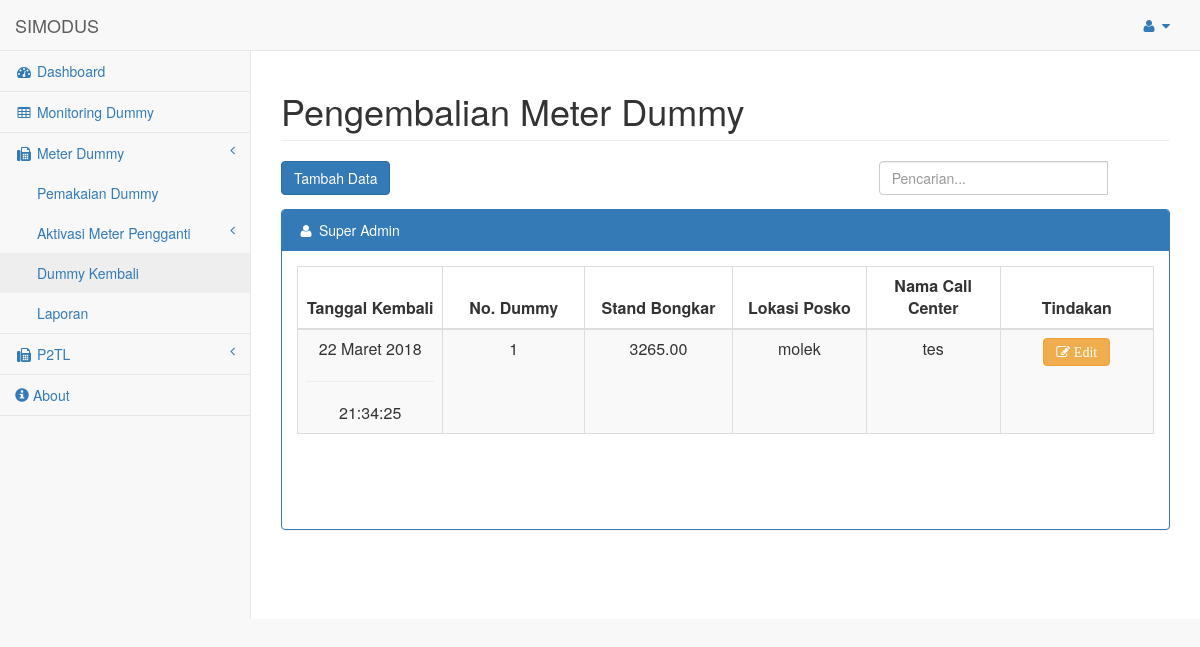
/pages/admin.php?page=mdk (signed in), run on the app's committed database.
### tables this page shows
CREATE TABLE `tbl_metdum_kbl` (
  `id_meter` int(11) NOT NULL,
  `no_dummy` varchar(50) NOT NULL DEFAULT '',
  `lokasi_posko` varchar(50) NOT NULL DEFAULT '',
  `nama_cc` varchar(50) NOT NULL DEFAULT '',
  `stand` float(10,2) NOT NULL DEFAULT '0.00',
  `tgl_kembali` timestamp NOT NULL DEFAULT CURRENT_TIMESTAMP ON UPDATE CURRENT_TIMESTAMP,
  `nama` varchar(50) NOT NULL DEFAULT '0',
  `id_user` tinyint(2) NOT NULL DEFAULT '0',
  `unit` varchar(25) DEFAULT NULL
);

### pages/meter_dummy_kembali.php (the view, shortened to what this page needs)
<?php
if (empty($_SESSION['admin'])) {
    echo '<script language="javascript">
        window.alert("Anda harus login terlebih dahulu!");
        window.location.href="../index.php"
    </script>';
    die();
} else {
    if (isset($_REQUEST['act'])) {
        $act = $_REQUEST['act'];
        switch ($act) {
            case 'add':
                include "tambah_meter_kembali.php";
                break;
            case 'edit':
                include "edit_meter_kembali.php";
                break;
            case 'del':
                include "hapus_meter_kembali.php";
                break;
        }
    } else {
        $query = mysqli_query($config, "SELECT metdum_kbl FROM tbl_sett");
        list($metdum_kembali) = mysqli_fetch_array($query);
        $limit = $metdum_kembali;
        $pg = @$_GET['pg'];
        if (empty($pg)) {
            $curr = 0;
            $pg = 1;
        } else {
            $curr = ($pg - 1) * $limit;
        }
        ?>
        <div id = "page-wrapper">
            <div class = "row">
                <div  class = "col-lg-12">
                    <h1 class = "page-header">Pengembalian Meter Dummy</h1>
                </div>
            </div>
            <div class="row">
                <div class="col-lg-12">
                    <div class="row">
                        <div class="col-md-13 col-md-8">
                            <?php
                            if ($_SESSION['admin'] == 1 || $_SESSION['admin'] == 5) {
                                echo '
                                      <a href="?page=mdk&act=add" class="btn btn-primary">Tambah Data</a>
                                 ';
                            }
                            ?>
                        </div>
                        <form method="post" action="?page=mdk">
                            <div class="col-xs-4 col-xs-offset-7 col-md-3 col-md-offset-4 input-group custom-search">
                                <input id="cari" name="cari" type="text" class="form-control" placeholder="Pencarian...">
                            </div>
                        </form>
                    </div>
                </div>
            </div>
            <?php
            if (isset($_REQUEST['submit'])) {
                $cari = mysqli_real_escape_string($config, $_REQUEST['cari']);
                echo '
                    <div class="alert alert-info alert-dismissable">
                        <button type="button" class="close" data-dismiss="alert" aria-hidden="true" href="?page=mdk"><a href="?page=mdk" class="alert-link">&times;</a></button>
                        <p>Hasil pencarian untuk kata kunci <strong>" ' . stripslashes($cari) . ' "</strong>
                    </div>
                    <div class="panel panel-primary">
                        <div class="panel-heading"><i class="fa fa-user fa-fw"></i>
                            ' . $_SESSION['nama'] . '
                        </div>
                        <div class="panel-body">
                            <div class="table-responsive">
                                <table width="100%" class="table table-striped table-bordered table-hover" id="dataTables-1">
                                <thead>
                                <tr>
                                    <th width="5%" style="text-align: center">No. Dummy</th>
                                    <th width="5%" style="text-align: center">Stand Bongkar</th>
                                    <th width="5%" style="text-align: center">Tanggal Kembali</th>
                                    <th width="5%" style="text-align: center">Lokasi Posko</th>
                                    <th width="5%" style="text-align: center">Nama Call Center</th>
                                    <th width="5%" style="text-align: center">Tindakan</th>
                                </tr>
                            </thead>
                            <tbody>
                                <tr>';
                $unit = $_SESSION['unit'];
                $query = mysqli_query($config, "SELECT * FROM tbl_metdum_kbl WHERE no_dummy LIKE '$cari%' || lokasi_posko LIKE '%$cari%' || nama_cc LIKE '%$cari%' "
                        . "&& unit LIKE '$unit%'"
                        . "ORDER by tgl_kembali DESC LIMIT $curr, $limit");
                if (mysqli_num_rows($query) > 0) {
                    $no = 1;
                    while ($row = mysqli_fetch_array($query)) {
                        echo '
                            <tr>
                            <td style="text-align: center">' . $row['no_dummy'] . '</td>
                            <td style="text-align: center">' . $row['stand'] . '</td>';
                        $y = substr($row['tgl_kembali'], 0, 4);
                        $m = substr($row['tgl_kembali'], 5, 2);
                        $d = substr($row['tgl_kembali'], 8, 2);
                        $h = substr($row['tgl_kembali'], 11, 2);
                        $i = substr($row['tgl_kembali'], 14, 2);
                        $s = substr($row['tgl_kembali'], 17, 2);
                        if ($m == "01") {
                            $nm = "Januari";
                        } elseif ($m == "02") {
                            $nm = "Februari";
                        } elseif ($m == "03") {
                            $nm = "Maret";
                        } elseif ($m == "04") {
                            $nm = "April";
                        } elseif ($m == "05") {
                            $nm = "Mei";
                        } elseif ($m == "06") {
                            $nm = "Juni";
                        } elseif ($m == "07") {
                            $nm = "Juli";
                        } elseif ($m == "08") {
                            $nm = "Agustus";
                        } elseif ($m == "09") {
                            $nm = "September";
                        } elseif ($m == "10") {
                            $nm = "Oktober";
                        } elseif ($m == "11") {
                            $nm = "November";
                        } elseif ($m == "12") {
                            $nm = "Desember";
                        }
                        echo '
                            <td style="text-align: center">' . $d . " " . $nm . " " . $y . ' <hr/> ' . $h . ":" . $i . ":" . $s . '</td>
                            <td style="text-align: center">' . $row['lokasi_posko'] . '</td>
                            <td style="text-align: center">' . $row['nama_cc'] . '</td>
                            <td style="text-align: center">';
                        if ($_SESSION['admin'] == 1 || $_SESSION['admin'] == 5) {
                            echo ' <div class="row"><a class="btn btn-warning" href="?page=mdk&act=edit&id_meter=' . $row['id_meter'] . '">
                                    <i class="fa fa-edit"> Edit</i></a></div></br>
                                   <div class="row"> ';
                        } else {
                            echo '<i class="glyphicon glyphicon-ban-circle"></i></a>';
                        }
                        echo '
                                    </td>
                                </tr>
                            </tbody>';
                    }
                } else {
                    echo '<tr><td colspan="6"><center><p class="add">Tidak ada data untuk ditampilkan.</p></center></td></tr>';
                }
                echo '</table><br/><br/>
                        </div>
                    </div>
                    ';
                $query = mysqli_query($config, "SELECT * FROM tbl_metdum_kbl WHERE no_dummy='$cari%' || lokasi_posko LIKE '%$cari%' || nama_cc LIKE '%$cari%' "
                        . "&& unit LIKE '$unit%'");
                $cdata = mysqli_num_rows($query);
                $cpg = ceil($cdata / $limit);
                echo '
                          <ul class="pagination">';
                if ($cdata > $limit) {
                    if ($pg > 1) {
                        $prev = $pg - 1;
                        echo '<li><a href="?page=mdk&pg=1"><i class="fa fa-angle-double-left"></i></a></li>
                                  <li><a href="?page=mdk&pg=' . $prev . '"><i class="fa fa-angle-left"></i></a></li>';
                    } else {
                        echo '<li class="disabled"><a href=""><i class="fa fa-angle-double-left"></i></a></li>
                                  <li class="disabled"><a href=""><i class="fa fa-angle-left"></i></a></li>';
                    }
                    for ($i = 1; $i <= $cpg; $i++)
                        if ($i != $pg) {
                            echo '<li><a href="?page=mdk&pg=' . $i . '"> ' . $i . ' </a></li>';
                        } else {
                            echo '<li><a href="?page=mdk&pg=' . $i . '"> ' . $i . ' </a></li>';
                        }
                    if ($pg < $cpg) {
                        $next = $pg + 1;
                        echo '<li><a href="?page=mdk&pg=' . $next . '"><i class="fa fa-angle-right"></i></a></li>
                                  <li><a href="?page=mdk&pg=' . $cpg . '"><i class="fa fa-angle-double-right"></i></a></li>';
                    } else {
                        echo '<li class="disabled"><a href=""><i class="fa fa-angle-right"></i></a></li>
                                  <li class="disabled"><a href=""><i class="fa fa fa-angle-double-right"></i></a></li>';
                    }
                    echo '
                        </ul>
                        ';
                } else {
                    echo '';
                }
            } else {
                ?>
                <div class="panel panel-primary">
                    <div class="panel-heading"><i class="fa fa-user fa-fw"></i>
                        <?php echo $_SESSION['nama']; ?>
                    </div>
                    <div class="panel-body">
                        <div class="table-responsive">
                            <table width="100%" class="table table-striped table-bordered table-hover" id="dataTables-1">
                                <thead>
                                    <tr>
                                        <th width="5%" style="text-align: center">Tanggal Kembali</th>
                                        <th width="5%" style="text-align: center">No. Dummy</th>
                                        <th width="5%" style="text-align: center">Stand Bongkar</th>
                                        <th width="5%" style="text-align: center">Lokasi Posko</th>
                                        <th width="5%" style="text-align: center">Nama Call Center</th>
                                        <th width="5%" style="text-align: center">Tindakan</th>
                                    </tr>
                                </thead>
                                <tbody>
                                    <?php
                                    $unit = $_SESSION['unit'];
                                    $query = mysqli_query($config, "SELECT * FROM tbl_metdum_kbl WHERE unit LIKE '$unit%' ORDER by tgl_kembali DESC LIMIT $curr, $limit");
                                    if (mysqli_num_rows($query) > 0) {
                                        while ($row = mysqli_fetch_array($query)) {
                                            echo '
                                                <tr>';
                                            $y = substr($row['tgl_kembali'], 0, 4);
                                            $m = substr($row['tgl_kembali'], 5, 2);
                                            $d = substr($row['tgl_kembali'], 8, 2);
                                            $h = substr($row['tgl_kembali'], 11, 2);
                                            $i = substr($row['tgl_kembali'], 14, 2);
                                            $s = substr($row['tgl_kembali'], 17, 2);
                                            if ($m == "01") {
                                                $nm = "Januari";
                                            } elseif ($m == "02") {
                                                $nm = "Februari";
                                            } elseif ($m == "03") {
                                                $nm = "Maret";
                                            } elseif ($m == "04") {
                                                $nm = "April";
                                            } elseif ($m == "05") {
                                                $nm = "Mei";
                                            } elseif ($m == "06") {
                                                $nm = "Juni";
                                            } elseif ($m == "07") {
                                                $nm = "Juli";
                                            } elseif ($m == "08") {
                                                $nm = "Agustus";
                                            } elseif ($m == "09") {
                                                $nm = "September";
                                            } elseif ($m == "10") {
                                                $nm = "Oktober";
                                            } elseif ($m == "11") {
                                                $nm = "November";
                                            } elseif ($m == "12") {
                                                $nm = "Desember";
                                            }
                                            echo '
                                                <td style="text-align: center">' . $d . " " . $nm . " " . $y . ' <hr/> ' . $h . ":" . $i . ":" . $s . '</td>
                                                <td style="text-align: center">' . $row['no_dummy'] . '</td>
                                                <td style="text-align: center">' . $row['stand'] . '</td>
                                                <td style = "text-align: center">' . $row['lokasi_posko'] . '</td>
                                                <td style = "text-align: center">' . $row['nama_cc'] . '</td>
                                                <td style = "text-align: center">';
                                            if ($_SESSION['admin'] == 1 || $_SESSION['admin'] == 5) {
                                                echo ' <div class = "row"><a class = "btn btn-warning" href = "?page=mdk&act=edit&id_meter=' . $row['id_meter'] . '">
                                            <i class = "fa fa-edit"> Edit</i></a></div></br>
                                            <div class = "row">';
                                            } else {
                                                echo '<i class = "glyphicon glyphicon-ban-circle"></i></a>';
                                            }
                                            echo '
                                            </td>
                                            </tr>
                                            </tbody>';
                                        }
                                    } else {
                                        echo '<tr><td colspan = "6"><center><p class = "add">Tidak ada data untuk ditampilkan.</p></center></td></tr>';
                                    }
                                    ?>
                            </table>
                        </div>
                        <?php
                        echo '<br/>
                                            <ul class = "pagination">';
                        ?>
                    </div>
                </div>
            </div>
            </div>
            <?php
        }
    }
}
?>

### data on the page
tbl_metdum_kbl: tgl_kembali "22", tgl_kembali "Maret", tgl_kembali "2018", tgl_kembali "21", tgl_kembali "34", tgl_kembali "25", no_dummy "1", stand "3265.00", lokasi_posko "molek", nama_cc "tes"

### other printed values
$_SESSION['nama'] "Super Admin"
